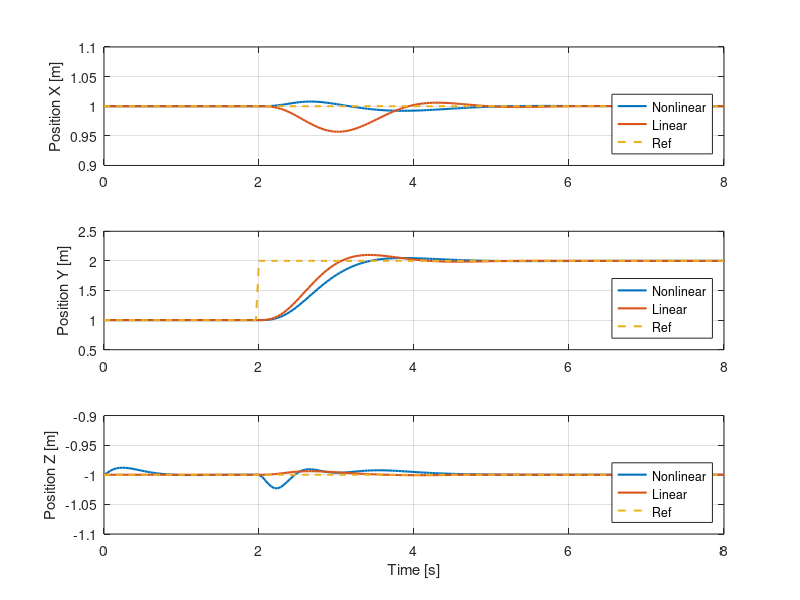
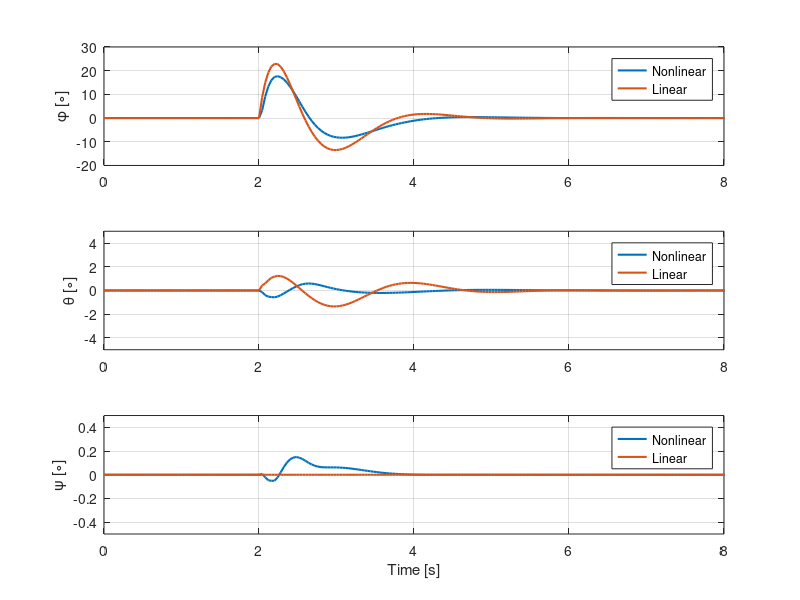

MATLAB code for these plots, in order:
clear;
close all;
clc;

%% Load variables: Nonlinear controller
load("Nonlinear_stepY.mat")

% Common variables
r = r_out.';
T_eq = param.nrotor_vehicle_mass_true*param.g;

start_time = 2;
sim_time = start_time + run_time;

time = 0:param.sample_time_measurements_full_state:sim_time;

% Specific variables
u_nl = [total_thrust_cmd body_rates_cmd].';

x_state_nl = full_state_act(:,1:9).';

x_nl = x_state_nl(1,:);
y_nl = x_state_nl(2,:);
z_nl = x_state_nl(3,:);

roll_nl = x_state_nl(7,:)*180/pi;
pitch_nl = x_state_nl(8,:)*180/pi;
yaw_nl = x_state_nl(9,:)*180/pi;

time_comp_nl = solve_time_out;

%% Load variables: Linear controller
load("Linear_stepY.mat")

% Specific variables
u_l = [total_thrust_cmd body_rates_cmd].';

x_state_l = full_state_act(:,1:9).';

x_l = x_state_l(1,:);
y_l= x_state_l(2,:);
z_l = x_state_l(3,:);

roll_l = x_state_l(7,:)*180/pi;
pitch_l = x_state_l(8,:)*180/pi;
yaw_l = x_state_l(9,:)*180/pi;

time_comp_nl = solve_time_out;

% Remove unnecessary variables
clear total_thrust_cmd body_rates_cmd full_state_meas full_state_act...
    run_time param r_out Tini solve_time_out start_time

%% Plots

% % Positions
% f_pos = figure();
% f_pos.Position = [50 100 1450 450];
% t_pos = tiledlayout(1,3,'TileSpacing','tight','Padding','tight');
% title(t_pos,'Positions','FontWeight','bold')
% 
% nexttile
% plot(time, x_nl)
% hold on
% plot(time, x_l)
% hold on
% plot(time, r(1,:))
% ylabel('X [m]') 
% xlabel('Time [s]')
% legend('Nonlinear','Linear','ref','Location','best')
% grid on
% 
% nexttile
% plot(time, y_nl)
% hold on
% plot(time, y_l)
% hold on
% plot(time, r(2,:))
% ylabel('Y [m]') 
% xlabel('Time [s]')
% legend('Nonlinear','Linear','ref','Location','best')
% grid on
% 
% nexttile
% plot(time, z_nl)
% hold on
% plot(time, z_l)
% hold on
% plot(time, r(3,:))
% ylabel('Z [m]') 
% xlabel('Time [s]')
% legend('Nonlinear','Linear','ref','Location','best')
% grid on


% % Euler Angles
% f_ang = figure();
% f_ang.Position = [50 100 1450 600];
% t_ang = tiledlayout(1,3,'TileSpacing','tight','Padding','tight');
% title(t_ang,'Euler Angles','FontWeight','bold')
% 
% nexttile
% plot(time, roll_nl)
% hold on
% plot(time, roll_l)
% ylabel('Phi [º]') 
% xlabel('Time [s]')
% legend('Nonlinear','Linear','Location','best')
% grid on
% 
% nexttile
% plot(time, pitch_nl)
% hold on
% plot(time, pitch_l)
% ylabel('Theta [º]') 
% xlabel('Time [s]')
% legend('Nonlinear','Linear','Location','best')
% grid on
% 
% nexttile
% plot(time, yaw_nl)
% hold on
% plot(time, yaw_l)
% ylabel('Psi [º]') 
% xlabel('Time [s]')
% legend('Nonlinear','Linear','Location','best')
% grid on
% 
% 
% % Thrust
% figure()
% plot(time, u_nl(1,:))
% hold on
% plot(time, u_l(1,:))
% hold on
% plot(time, T_eq*ones(1,length(time)), '--')
% ylabel('T [N]') 
% xlabel('Time [s]')
% legend('Nonlinear','Linear','ref','Location','best')
% grid on


% % Position XY
% myFigure1 = figure();
% plot(time, x_nl, 'LineWidth',1.5)
% hold on
% plot(time, x_l, 'LineWidth',1.5)
% hold on
% plot(time, r(1,:), '--', 'LineWidth',1.5)
% hold on
% plot(time, y_nl, 'LineWidth',1.5)
% hold on
% plot(time, y_l, 'LineWidth',1.5)
% hold on
% plot(time, r(2,:), '--', 'LineWidth',1.5)
% ylabel('Position [m]') 
% xlabel('Time [s]')
% legend('X_{nonlinear}','X_{linear}','X_{ref}','Y_{nonlinear}','Y_{linear}','Y_{ref}','Location','east')
% grid on
% xlim([0 8])
% 
% 
% % Position Z
% myFigure2 = figure();
% plot(time, z_nl, 'LineWidth',1.5)
% hold on
% plot(time, z_l, 'LineWidth',1.5)
% hold on
% plot(time, r(3,:), '--', 'LineWidth',1.5)
% ylabel('Position Z [m]') 
% xlabel('Time [s]')
% legend('Nonlinear','Linear','ref','Location','best')
% ylim([-1.2 -0.8])
% xlim([0 8])
% grid on
% 
% % Euler Angles
% myFigure3 = figure();
% plot(time, roll_nl, 'LineWidth',1.5)
% hold on
% plot(time, roll_l, 'LineWidth',1.5)
% hold on
% plot(time, pitch_nl, 'LineWidth',1.5)
% hold on
% plot(time, pitch_l, 'LineWidth',1.5)
% hold on
% plot(time, yaw_nl, 'LineWidth',1.5)
% hold on
% plot(time, yaw_l, 'LineWidth',1.5)
% ylabel('Euler Angles [\circ]') 
% xlabel('Time [s]')
% legend('\phi_{nonlinear}','\phi_{linear}','\theta_{nonlinear}','\theta_{linear}','\psi_{nonlinear}','\psi_{linear}','Location','best')
% grid on
% xlim([0 8])

% saveFigAsPDF(myFigure1,'Figures_PDF/XY_stepY_model2');
% saveFigAsPDF(myFigure2,'Figures_PDF/Z_stepY_model2');
% saveFigAsPDF(myFigure3,'Figures_PDF/Euler_stepY_model2');


% Position XYZ
myFigure4= figure();

subplot(3,1,1)
plot(time, x_nl, 'LineWidth',1.5)
hold on
plot(time, x_l, 'LineWidth',1.5)
hold on
plot(time, r(1,:), '--', 'LineWidth',1.5)
ylabel('Position X [m]') 
xlim([0 8])
ylim([0.9 1.1])
legend('Nonlinear','Linear','Ref','Location','southeast')
grid on

subplot(3,1,2)
plot(time, y_nl, 'LineWidth',1.5)
hold on
plot(time, y_l, 'LineWidth',1.5)
hold on
plot(time, r(2,:), '--', 'LineWidth',1.5)
ylabel('Position Y [m]') 
xlim([0 8])
ylim([0.5 2.5])
legend('Nonlinear','Linear','Ref','Location','southeast')
grid on

subplot(3,1,3)
plot(time, z_nl, 'LineWidth',1.5)
hold on
plot(time, z_l, 'LineWidth',1.5)
hold on
plot(time, r(3,:), '--', 'LineWidth',1.5)
ylabel('Position Z [m]') 
xlabel('Time [s]')
xlim([0 8])
ylim([-1.1 -0.9])
legend('Nonlinear','Linear','Ref','Location','southeast')
grid on

% Euler Angles
myFigure5= figure();

subplot(3,1,1)
plot(time, roll_nl, 'LineWidth',1.5)
hold on
plot(time, roll_l, 'LineWidth',1.5)
ylabel('\phi [\circ]') 
legend('Nonlinear','Linear','Location','northeast')
grid on
xlim([0 8])

subplot(3,1,2)
plot(time, pitch_nl, 'LineWidth',1.5)
hold on
plot(time, pitch_l, 'LineWidth',1.5)
ylabel('\theta [\circ]') 
legend('Nonlinear','Linear','Location','northeast')
grid on
xlim([0 8])
ylim([-5 5])

subplot(3,1,3)
plot(time, yaw_nl, 'LineWidth',1.5)
hold on
plot(time, yaw_l, 'LineWidth',1.5)
ylabel('\psi [\circ]') 
xlabel('Time [s]')
legend('Nonlinear','Linear','Location','northeast')
grid on
xlim([0 8])
ylim([-0.5 0.5])

% saveFigAsPDF(myFigure4,'Figures_PDF/Position_stepY_model2');
% saveFigAsPDF(myFigure5,'Figures_PDF/Orientation_stepY_model2');

